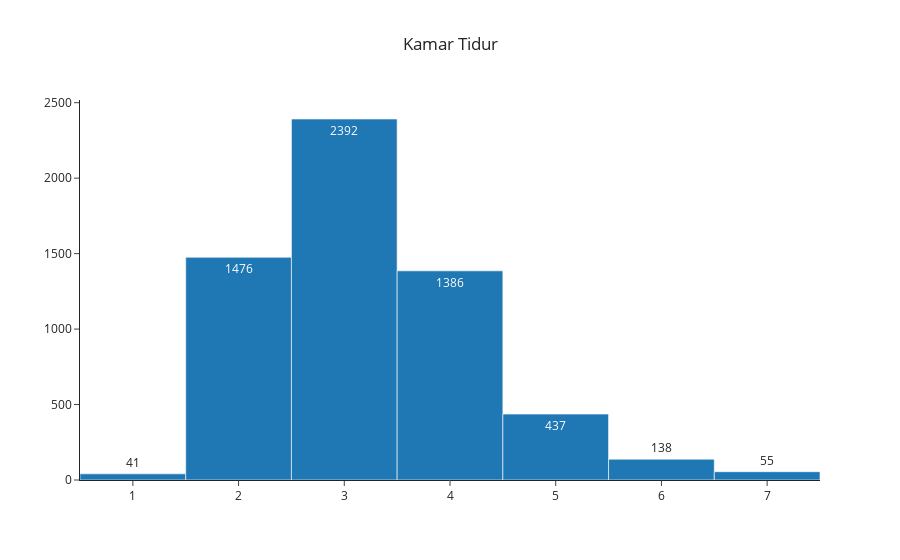

Notebook source saved alongside this figure:
### Code cell
fig = go.Figure()
fig.add_trace(go.Histogram(x = df["km-tidur"], name="KT", texttemplate="%{y}"), ).update_xaxes(categoryorder='total descending')
fig.update_layout(title="Kamar Tidur", title_x=.5, )
fig.show()

### Figure 1 — Plotly figure (JSON) as saved in the notebook; plotly's stock layout.template omitted (floating-point values rounded to 4 significant figures; data arrays with more than 128 entries replaced by an {"elided": "..."} marker saying what was removed)
{"data": [{"name": "KT", "texttemplate": "%{y}", "type": "histogram", "x": {"elided": "5925 int values"}}], "layout": {"title": {"text": "Kamar Tidur", "x": 0.5}, "xaxis": {"categoryorder": "total descending"}}}
